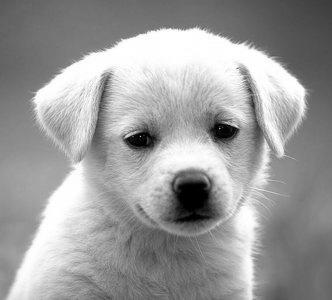
#> input picture Filters/dog.jpg, 332 x 300 px
$ jupyter execute --allow-errors Filters.ipynb   (shell and % lines are left out)
#> lines starting #> are read from the running program, lines starting #| are printed output that depends on the picture
Start with our usual setup, including the utility methods from last time.

[cell 1]
from skimage import io
from skimage.transform import resize
import numpy as np
import matplotlib.pyplot as plt
import multiprocessing
from time import time
import math


# Make matplotlib figures appear inline in the
# notebook rather than in a new window
plt.rcParams['figure.figsize'] = (10.0, 8.0) # set default size of plots
plt.rcParams['image.interpolation'] = 'nearest'
plt.rcParams['image.cmap'] = 'gray'

# provide methods for loading and displaying images
def load(image_path):
#> called with image_path = './dog.jpg'
    out = io.imread(image_path)
#> out is the input picture: shape (300, 332, 3); min 0, max 255, mean 155.7
    out = out.astype(np.float64) / 255
    return out

def display(img, title=None):
    # Show image
    plt.figure(figsize = (5,5))
    plt.imshow(img)
    plt.title(title)
    plt.axis('off')
    plt.show()

# As usual, you may use your own images, but you must include them in your submission.
image_path = './dog.jpg'

image = load(image_path)

We provide a naive implementation of a grayscale convolutional filter:

[cell 2]
def naive_convolution_filter(image, kernel):
    """
    Args:
        image: numpy array of shape (Hi, Wi).
        kernel: numpy array of shape (Hk, Wk).
    Returns:
        out: numpy array of shape (Hi, Wi).
    """
    out = np.zeros(image.shape)

    for image_row in range(image.shape[0]):
        for image_column in range(image.shape[1]):
            output_value = 0
            for kernel_row in range(kernel.shape[0]):
                for kernel_column in range(kernel.shape[1]):
                    image_row_offset = math.ceil(kernel_row - kernel.shape[0] / 2)
                    image_column_offset = math.ceil(kernel_column - kernel.shape[1] / 2)

                    if (image_row + image_row_offset < 0 or
                        image_row + image_row_offset >= image.shape[0] or
                        image_column + image_column_offset < 0 or
                        image_column + image_column_offset >= image.shape[1]):
                        image_value = 0
                    else:
                        image_value = image[image_row + image_row_offset, image_column + image_column_offset]

                    output_value += image_value * kernel[kernel_row, kernel_column]

            out[image_row, image_column] = output_value
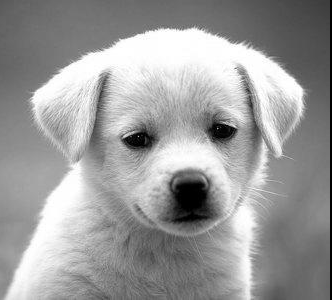
#> out: shape (300, 332, 3) float64; min 0, max 1, mean 0.608

    return out

display(image)

## Exercise 1

1. Take a look at the filters in the following code cell. What do you think they do? You may want to run display() on the filter to visualize it.

prediction: filter 1 will crop two pixels off of the top and bottom but crop four pixels off of the left

prediction: filter 2 will double the brightness

prediction: filter 3: if the surrounding pixels are the same color as the focused pixel, nothing will change. If they are brighter, the focused pixel will be dimmer. If they are dimmer, the focused pixel will be brighter.

2. Run the filters using `naive_convolution_filter` to verify your answer.

result: filter 1 moved the image two pixels to the left (and in doing so created a two pixel wide black column on the right side of the image). This happens because the kernel starts centered on the top left corner of the image, so its top two 0's are off the top of the screen and the left two 0's are off the left of the screen but the middle two 0 columns mean that the filter cannot capture the two leftmost columns. Since the 1 in the kernel starts on the third column, the third column becomes the first column after the filter is applied. When the filter is at the right side of the screen, for the last two pixels, there will be no 1's in the kernel that overlap with the image so they will show up black.

Lesson: the kernel runs centered on each pixel of the image.

result: filter 2 doubled the brightness of the image but some values went over the maximum displayable value of 1, so they show up as white (1) in the final image. As a result, detail in the lighter / brighter sections is lost.

result: filter 3: the resulting image is visually similar to the original but details in smooth parts of the fur are more contrasting. This is called a sharpening filter as it increases local contrast. The effect is much more significant with -0.5/5 instead of -0.11/1.88 (default)

[cell 3]
filter1 = np.array(
[
    [0,0,0,0,0],
    [0,0,0,0,0],
    [0,0,0,0,1],
    [0,0,0,0,0],
    [0,0,0,0,0]
])

filter2 = np.array(
[
    [0,0,0],
    [0,2,0],
    [0,0,0]
])

# Hint: check the lecture slides for a familiar-looking filter
# I increased the effect a little bit to make it more visible
filter3 = np.array(
[
    [-.5,-.5,-.5],
    [-.5, 5, -.5],
    [-.5,-.5,-.5],
])

display(naive_convolution_filter(image, filter1))
display(naive_convolution_filter(image, filter2))
#> in display (call 3), `plt.show()`:
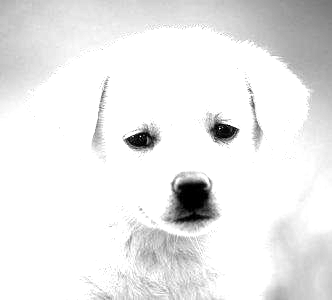
#> shown: shape (300, 332, 3) float64; min 0, max 1, mean 0.919
display(naive_convolution_filter(image, filter3))
#> after the loop in naive_convolution_filter (call 3), `for image_row in range(image.shape[0]):`:
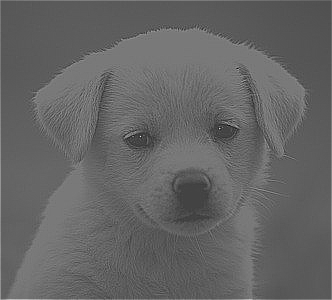
#> out: shape (300, 332, 3) float64; min -1.26, max 3.48, mean 0.619; drawn with min black and max white
#> in display (call 4), `plt.show()`:
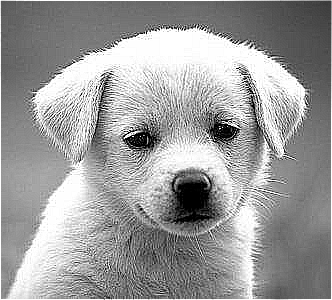
#> shown: shape (300, 332, 3) float64; min 0, max 1, mean 0.612

## Exercise 2
The naive implementation only works on grayscale images. Create an implementation that works on color images. You may choose to apply the same filter to all three channels, or you may take multiple filters as input and apply them separately to each channel.

Submit the output of at least one filter on at least one color image.

[cell 4]
# [19 lines left out: function single_channel_filter, not called in this run]

# https://stackoverflow.com/questions/10415028/how-can-i-recover-the-return-value-of-a-function-passed-to-multiprocessing-proce
def threaded_single_channel_filter(queue, filter_, image_slice, channel_id):
    queue.put(single_channel_filter(filter_, image_slice, channel_id))

def rgb_filter(filters, image_):
    assert(len(filters) == image_.shape[2])

    filter_threads = []
    image_slices = 3 * [0]
    q = multiprocessing.Queue()

    for i, f in enumerate(filters):
        proc = multiprocessing.Process(target=threaded_single_channel_filter, args=(q, f, image_[:, :, i], i))
        filter_threads.append(proc)
        proc.start()

    for f in filter_threads:
        slice_ = q.get()
        image_slices[slice_[1]] = slice_[0]

    for f in filter_threads:
        f.join()

    return np.dstack(image_slices) # dstack concatenates along a third axis

test_image = resize(load('./draken.jpg'), (80, 120))
#> call 2 of load, with image_path = './draken.jpg'
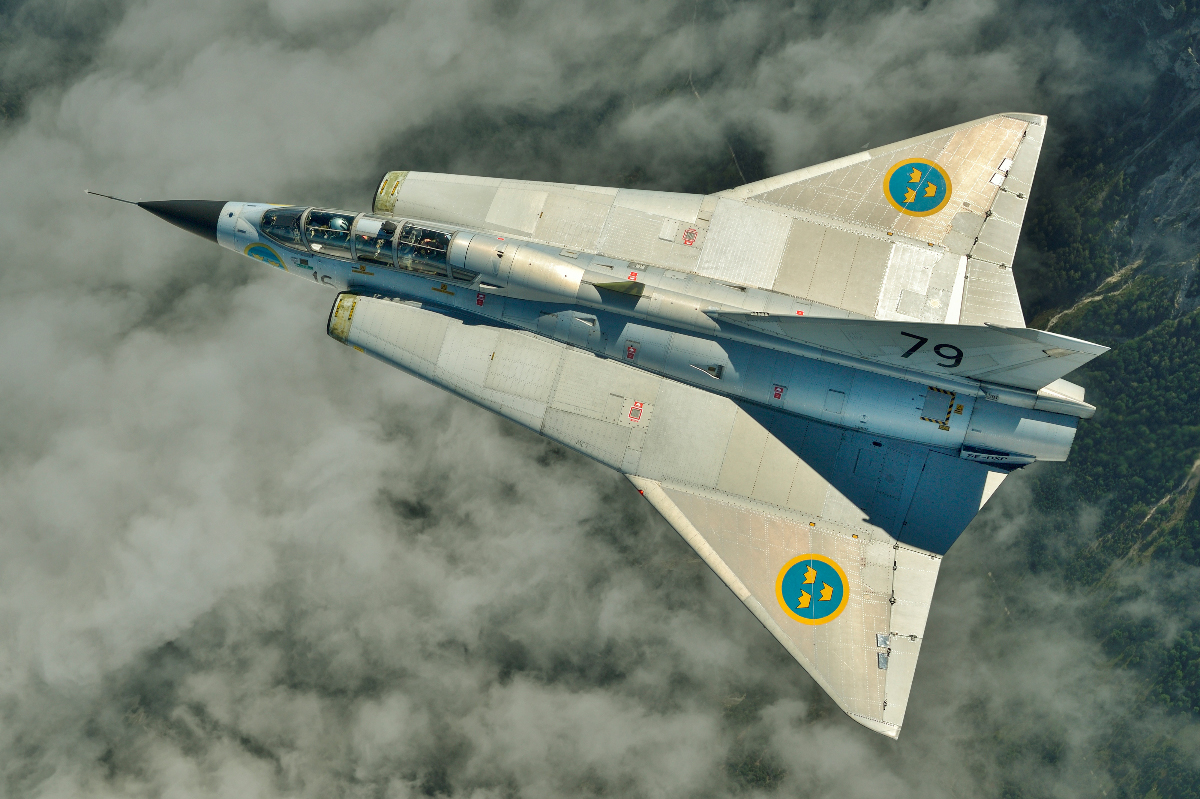
#> input picture Filters/draken.jpg, 1200 x 799 px
#> in load, out is the input picture: shape (799, 1200, 3); mean R, G, B 118.9, 129.3, 117.7
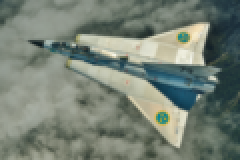
#> test_image: shape (80, 120, 3) float64 (shown 2 times larger); mean of channels 0, 1, 2 0.466, 0.507, 0.462; drawn as R, G, B
display(test_image)

ident = np.array([[1]])

left_20 = np.zeros((1, 41))
left_20[0][40] = 1

up_20 = np.zeros((41, 1))
up_20[40][0] = 1

# move red 20 left, blue 20 up, and double the strength of blue so it shows up
#> (the rest of this cell did not finish here and is left out)

## Exercise 3
Create your own filter(s) and describe their output.

See advanced exercise 2 and exercise 2. I created filters to translate the image and to apply a smoothing operation.

## Advanced exercise 1

Recall from lecture that at the edges, filters only partially overlap with the image pixels, so we need a way to provide numbers that are out of bounds. The provided implementation uses the strategy we discussed in lecture, zero-padding, which just treats all out-of-bounds pixels as zero.

A different strategy is edge value replication: treat all out-of-bounds pixels as having the same value as the closest in-bounds pixel. Another one is mirror extension: treat the border of the image as a mirror, and use the pixel value that would be reflected into the out-of-bounds space. These are not the only strategies -- you're welcome to research others on your own.

Modify naive_convolutional_filter to implement one or more of these strategies. How does that change the output of filters?

I modified my filter instead

[cell 5]
# 0 padding
# [4 lines left out: function zero_pad, not called in this run]

# edge value replication
def edge_replication_pad(img_slice, x_pad_radius, y_pad_radius):
    return np.pad(img_slice, ((y_pad_radius, y_pad_radius), (x_pad_radius, x_pad_radius)), mode='edge')

# mirror extension
def mirror_pad(img_slice, x_pad_radius, y_pad_radius):
    return np.pad(img_slice, ((y_pad_radius, y_pad_radius), (x_pad_radius, x_pad_radius)), mode='symmetric')


# [16 lines left out: function single_channel_filter, not called in this run]

def threaded_single_channel_filter(queue, filter_, image_slice, channel_id, padding):
    queue.put(single_channel_filter(filter_, image_slice, channel_id, padding))

def rgb_filter(filters, image_, padding=zero_pad):
    assert(len(filters) == image_.shape[2])

    filter_threads = []
    image_slices = 3 * [0]
    q = multiprocessing.Queue()

    for i, f in enumerate(filters):
        proc = multiprocessing.Process(target=threaded_single_channel_filter, args=(q, f, image_[:, :, i], i, padding))
        filter_threads.append(proc)
        proc.start()

    for f in filter_threads:
        slice_ = q.get()
        image_slices[slice_[1]] = slice_[0]

    for f in filter_threads:
        f.join()

    return np.dstack(image_slices) # dstack concatenates along a third axis

#> (the rest of this cell did not finish here and is left out)

## Advanced exercise 2

You may have noticed that `naive_convolutional_filter` is quite slow. Create an implementation that is faster, using the `time` library to demonstrate the difference in performance. Your implementation must return the same output as the naive implementation.

IDEA: opengl: fragment shader for filters

[cell 6]
# My implementation for exercise 2 essentially does this, here is a direct comparison

test_filter = 1. / 9. * np.ones((3,3)) # smoothing http://vision.stanford.edu/teaching/cs131_fall1920/slides/02_filters.pdf

test_image = load('./draken.jpg')
